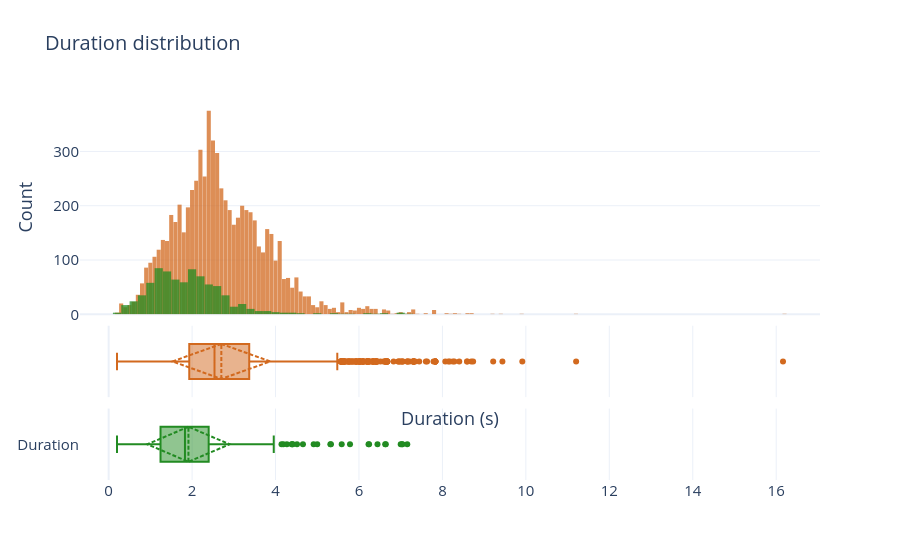

Notebook code for this chart:
### Markdown cell above
### 3.4. Duration distribution

### Code cell
# --- 1. Datos ---
durations = df["duration"].dropna()
durations_filtered = df_filtered["duration"].dropna()


# --- 3. Crear figura: 2 filas, eje X compartido ---
fig = make_subplots(
    rows=3, cols=1,
    shared_xaxes=True,
    row_heights=[0.75, 0.25, 0.25],   # histograma más grande, boxplot como "resumen" fino
    vertical_spacing=0.03,
)

# --- Histograma (normalizado a densidad para que la escala coincida con la KDE) ---
fig.add_trace(
    go.Histogram(
        x=durations,
        name="Duration",
        marker_color="chocolate",
        opacity=0.75,
        showlegend=False,
    ),
    row=1, col=1
)

fig.add_trace(
    go.Histogram(
        x=durations_filtered,
        name="Duration",
        marker_color="forestgreen",
        opacity=0.75,
        showlegend=False,
    ),
    row=1, col=1
)

# --- Boxplot horizontal ---
fig.add_trace(
    go.Box(
        x=durations,
        name="Duration",
        marker_color="chocolate",
        line_color="chocolate",
        boxpoints="outliers",   # muestra outliers como puntos
        showlegend=False,
        boxmean="sd"
    ),
    row=2, col=1
)

fig.add_trace(
    go.Box(
        x=durations_filtered,
        name="Duration",
        marker_color="forestgreen",
        line_color="forestgreen",
        boxpoints="outliers",   # muestra outliers como puntos
        showlegend=False,
        boxmean="sd"
    ),
    row=3, col=1
)

# --- 4. Layout ---
fig.update_layout(
    template="plotly_white",
    title_text="Duration distribution",
    font=dict(size=15),
    title_font=dict(size=20),
    bargap=0.02,
    barmode="overlay",
)
fig.update_yaxes(title_text="Count", row=1, col=1)
fig.update_yaxes(showticklabels=False, row=2, col=1)
fig.update_xaxes(title_text="Duration (s)", row=2, col=1)

fig.show()
fig.write_image("assets/duration_distribution.png", scale=5)

### Figure 1 — Plotly figure (JSON) as saved in the notebook; plotly's stock layout.template omitted (floating-point values rounded to 4 significant figures; data arrays with more than 128 entries replaced by an {"elided": "..."} marker saying what was removed)
{"data": [{"marker": {"color": "chocolate"}, "name": "Duration", "opacity": 0.75, "showlegend": false, "type": "histogram", "x": {"elided": "6898 float values"}, "xaxis": "x", "yaxis": "y"}, {"marker": {"color": "forestgreen"}, "name": "Duration", "opacity": 0.75, "showlegend": false, "type": "histogram", "x": {"elided": "801 float values"}, "xaxis": "x", "yaxis": "y"}, {"boxmean": "sd", "boxpoints": "outliers", "line": {"color": "chocolate"}, "marker": {"color": "chocolate"}, "name": "Duration", "showlegend": false, "type": "box", "x": {"elided": "6898 float values"}, "xaxis": "x2", "yaxis": "y2"}, {"boxmean": "sd", "boxpoints": "outliers", "line": {"color": "forestgreen"}, "marker": {"color": "forestgreen"}, "name": "Duration", "showlegend": false, "type": "box", "x": {"elided": "801 float values"}, "xaxis": "x3", "yaxis": "y3"}], "layout": {"bargap": 0.02, "barmode": "overlay", "font": {"size": 15}, "title": {"font": {"size": 20}, "text": "Duration distribution"}, "xaxis": {"anchor": "y", "domain": [0, 1], "matches": "x3", "showticklabels": false}, "xaxis2": {"anchor": "y2", "domain": [0, 1], "matches": "x3", "showticklabels": false, "title": {"text": "Duration (s)"}}, "xaxis3": {"anchor": "y3", "domain": [0, 1]}, "yaxis": {"anchor": "x", "domain": [0.436, 1], "title": {"text": "Count"}}, "yaxis2": {"anchor": "x2", "domain": [0.218, 0.406], "showticklabels": false}, "yaxis3": {"anchor": "x3", "domain": [0, 0.188]}}}
